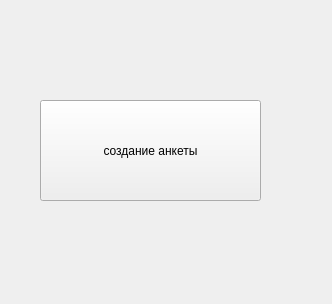
<?xml version="1.0" encoding="UTF-8"?>
<ui version="4.0">
 <class>MainWindow</class>
 <widget class="QMainWindow" name="MainWindow">
  <property name="geometry">
   <rect>
    <x>0</x>
    <y>0</y>
    <width>332</width>
    <height>304</height>
   </rect>
  </property>
  <property name="windowTitle">
   <string>MainWindow</string>
  </property>
  <widget class="QWidget" name="centralwidget">
   <widget class="QPushButton" name="entry">
    <property name="geometry">
     <rect>
      <x>40</x>
      <y>100</y>
      <width>221</width>
      <height>101</height>
     </rect>
    </property>
    <property name="text">
     <string>создание анкеты</string>
    </property>
   </widget>
  </widget>
  <widget class="QMenuBar" name="menubar">
   <property name="geometry">
    <rect>
     <x>0</x>
     <y>0</y>
     <width>332</width>
     <height>21</height>
    </rect>
   </property>
  </widget>
 </widget>
 <resources/>
 <connections/>
</ui>
